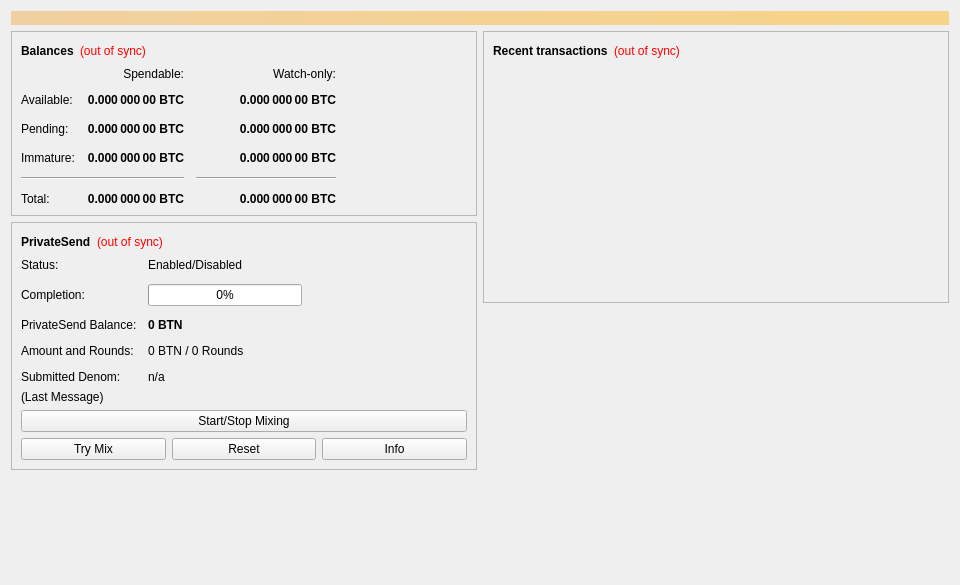
<?xml version="1.0" encoding="UTF-8"?>
<ui version="4.0">
 <class>OverviewPage</class>
 <widget class="QWidget" name="OverviewPage">
  <property name="geometry">
   <rect>
    <x>0</x>
    <y>0</y>
    <width>960</width>
    <height>585</height>
   </rect>
  </property>
  <property name="minimumSize">
   <size>
    <width>960</width>
    <height>0</height>
   </size>
  </property>
  <property name="windowTitle">
   <string>Form</string>
  </property>
  <layout class="QVBoxLayout" name="topLayout">
   <item>
    <widget class="QLabel" name="labelAlerts">
     <property name="visible">
      <bool>false</bool>
     </property>
     <property name="styleSheet">
      <string notr="true">background-color: qlineargradient(x1: 0, y1: 0, x2: 1, y2: 0, stop:0 #F0D0A0, stop:1 #F8D488); color:#000000;</string>
     </property>
     <property name="wordWrap">
      <bool>true</bool>
     </property>
     <property name="margin">
      <number>3</number>
     </property>
    </widget>
   </item>
   <item>
    <layout class="QHBoxLayout" name="horizontalLayout" stretch="1,1">
     <item>
      <layout class="QVBoxLayout" name="verticalLayout_2">
       <item>
        <widget class="QFrame" name="frame">
         <property name="frameShape">
          <enum>QFrame::StyledPanel</enum>
         </property>
         <property name="frameShadow">
          <enum>QFrame::Raised</enum>
         </property>
         <layout class="QVBoxLayout" name="verticalLayout_4">
          <item>
           <layout class="QHBoxLayout" name="horizontalLayout_4">
            <item>
             <widget class="QLabel" name="label_5">
              <property name="font">
               <font>
                <weight>75</weight>
                <bold>true</bold>
               </font>
              </property>
              <property name="text">
               <string>Balances</string>
              </property>
             </widget>
            </item>
            <item>
             <widget class="QLabel" name="labelWalletStatus">
              <property name="toolTip">
               <string>The displayed information may be out of date. Your wallet automatically synchronizes with the BitcoinNode network after a connection is established, but this process has not completed yet.</string>
              </property>
              <property name="styleSheet">
               <string notr="true">QLabel { color: red; }</string>
              </property>
              <property name="text">
               <string notr="true">(out of sync)</string>
              </property>
              <property name="alignment">
               <set>Qt::AlignLeading|Qt::AlignLeft|Qt::AlignVCenter</set>
              </property>
             </widget>
            </item>
            <item>
             <spacer name="horizontalSpacer_3">
              <property name="orientation">
               <enum>Qt::Horizontal</enum>
              </property>
              <property name="sizeHint" stdset="0">
               <size>
                <width>40</width>
                <height>20</height>
               </size>
              </property>
             </spacer>
            </item>
           </layout>
          </item>
          <item>
           <layout class="QGridLayout" name="gridLayout">
            <property name="spacing">
             <number>12</number>
            </property>
            <item row="2" column="2">
             <widget class="QLabel" name="labelWatchPending">
              <property name="font">
               <font>
                <weight>75</weight>
                <bold>true</bold>
               </font>
              </property>
              <property name="cursor">
               <cursorShape>IBeamCursor</cursorShape>
              </property>
              <property name="toolTip">
               <string>Unconfirmed transactions to watch-only addresses</string>
              </property>
              <property name="text">
               <string notr="true">0.000 000 00 BTC</string>
              </property>
              <property name="alignment">
               <set>Qt::AlignRight|Qt::AlignTrailing|Qt::AlignVCenter</set>
              </property>
              <property name="textInteractionFlags">
               <set>Qt::LinksAccessibleByMouse|Qt::TextSelectableByKeyboard|Qt::TextSelectableByMouse</set>
              </property>
             </widget>
            </item>
            <item row="2" column="1">
             <widget class="QLabel" name="labelUnconfirmed">
              <property name="font">
               <font>
                <weight>75</weight>
                <bold>true</bold>
               </font>
              </property>
              <property name="cursor">
               <cursorShape>IBeamCursor</cursorShape>
              </property>
              <property name="toolTip">
               <string>Total of transactions that have yet to be confirmed, and do not yet count toward the spendable balance</string>
              </property>
              <property name="text">
               <string notr="true">0.000 000 00 BTC</string>
              </property>
              <property name="alignment">
               <set>Qt::AlignRight|Qt::AlignTrailing|Qt::AlignVCenter</set>
              </property>
              <property name="textInteractionFlags">
               <set>Qt::LinksAccessibleByMouse|Qt::TextSelectableByKeyboard|Qt::TextSelectableByMouse</set>
              </property>
             </widget>
            </item>
            <item row="3" column="2">
             <widget class="QLabel" name="labelWatchImmature">
              <property name="font">
               <font>
                <weight>75</weight>
                <bold>true</bold>
               </font>
              </property>
              <property name="cursor">
               <cursorShape>IBeamCursor</cursorShape>
              </property>
              <property name="toolTip">
               <string>Mined balance in watch-only addresses that has not yet matured</string>
              </property>
              <property name="text">
               <string notr="true">0.000 000 00 BTC</string>
              </property>
              <property name="alignment">
               <set>Qt::AlignRight|Qt::AlignTrailing|Qt::AlignVCenter</set>
              </property>
              <property name="textInteractionFlags">
               <set>Qt::LinksAccessibleByMouse|Qt::TextSelectableByKeyboard|Qt::TextSelectableByMouse</set>
              </property>
             </widget>
            </item>
            <item row="4" column="0" colspan="2">
             <widget class="Line" name="lineSpendableBalance">
              <property name="orientation">
               <enum>Qt::Horizontal</enum>
              </property>
             </widget>
            </item>
            <item row="4" column="2">
             <widget class="Line" name="lineWatchBalance">
              <property name="sizePolicy">
               <sizepolicy hsizetype="Preferred" vsizetype="Fixed">
                <horstretch>0</horstretch>
                <verstretch>0</verstretch>
               </sizepolicy>
              </property>
              <property name="minimumSize">
               <size>
                <width>140</width>
                <height>0</height>
               </size>
              </property>
              <property name="orientation">
               <enum>Qt::Horizontal</enum>
              </property>
             </widget>
            </item>
            <item row="5" column="0">
             <widget class="QLabel" name="labelTotalText">
              <property name="text">
               <string>Total:</string>
              </property>
             </widget>
            </item>
            <item row="3" column="1">
             <widget class="QLabel" name="labelImmature">
              <property name="font">
               <font>
                <weight>75</weight>
                <bold>true</bold>
               </font>
              </property>
              <property name="cursor">
               <cursorShape>IBeamCursor</cursorShape>
              </property>
              <property name="toolTip">
               <string>Mined balance that has not yet matured</string>
              </property>
              <property name="text">
               <string notr="true">0.000 000 00 BTC</string>
              </property>
              <property name="alignment">
               <set>Qt::AlignRight|Qt::AlignTrailing|Qt::AlignVCenter</set>
              </property>
              <property name="textInteractionFlags">
               <set>Qt::LinksAccessibleByMouse|Qt::TextSelectableByKeyboard|Qt::TextSelectableByMouse</set>
              </property>
             </widget>
            </item>
            <item row="2" column="3">
             <spacer name="horizontalSpacer_2">
              <property name="orientation">
               <enum>Qt::Horizontal</enum>
              </property>
              <property name="sizeHint" stdset="0">
               <size>
                <width>40</width>
                <height>20</height>
               </size>
              </property>
             </spacer>
            </item>
            <item row="3" column="0">
             <widget class="QLabel" name="labelImmatureText">
              <property name="text">
               <string>Immature:</string>
              </property>
             </widget>
            </item>
            <item row="5" column="1">
             <widget class="QLabel" name="labelTotal">
              <property name="font">
               <font>
                <weight>75</weight>
                <bold>true</bold>
               </font>
              </property>
              <property name="cursor">
               <cursorShape>IBeamCursor</cursorShape>
              </property>
              <property name="toolTip">
               <string>Your current total balance</string>
              </property>
              <property name="text">
               <string notr="true">0.000 000 00 BTC</string>
              </property>
              <property name="alignment">
               <set>Qt::AlignRight|Qt::AlignTrailing|Qt::AlignVCenter</set>
              </property>
              <property name="textInteractionFlags">
               <set>Qt::LinksAccessibleByMouse|Qt::TextSelectableByKeyboard|Qt::TextSelectableByMouse</set>
              </property>
             </widget>
            </item>
            <item row="5" column="2">
             <widget class="QLabel" name="labelWatchTotal">
              <property name="font">
               <font>
                <weight>75</weight>
                <bold>true</bold>
               </font>
              </property>
              <property name="cursor">
               <cursorShape>IBeamCursor</cursorShape>
              </property>
              <property name="toolTip">
               <string>Current total balance in watch-only addresses</string>
              </property>
              <property name="text">
               <string notr="true">0.000 000 00 BTC</string>
              </property>
              <property name="alignment">
               <set>Qt::AlignRight|Qt::AlignTrailing|Qt::AlignVCenter</set>
              </property>
              <property name="textInteractionFlags">
               <set>Qt::LinksAccessibleByMouse|Qt::TextSelectableByKeyboard|Qt::TextSelectableByMouse</set>
              </property>
             </widget>
            </item>
            <item row="0" column="2">
             <widget class="QLabel" name="labelWatchonly">
              <property name="text">
               <string>Watch-only:</string>
              </property>
              <property name="alignment">
               <set>Qt::AlignRight|Qt::AlignTrailing|Qt::AlignVCenter</set>
              </property>
             </widget>
            </item>
            <item row="1" column="0">
             <widget class="QLabel" name="labelBalanceText">
              <property name="text">
               <string>Available:</string>
              </property>
             </widget>
            </item>
            <item row="1" column="1">
             <widget class="QLabel" name="labelBalance">
              <property name="font">
               <font>
                <weight>75</weight>
                <bold>true</bold>
               </font>
              </property>
              <property name="cursor">
               <cursorShape>IBeamCursor</cursorShape>
              </property>
              <property name="toolTip">
               <string>Your current spendable balance</string>
              </property>
              <property name="text">
               <string notr="true">0.000 000 00 BTC</string>
              </property>
              <property name="alignment">
               <set>Qt::AlignRight|Qt::AlignTrailing|Qt::AlignVCenter</set>
              </property>
              <property name="textInteractionFlags">
               <set>Qt::LinksAccessibleByMouse|Qt::TextSelectableByKeyboard|Qt::TextSelectableByMouse</set>
              </property>
             </widget>
            </item>
            <item row="1" column="2">
             <widget class="QLabel" name="labelWatchAvailable">
              <property name="font">
               <font>
                <weight>75</weight>
                <bold>true</bold>
               </font>
              </property>
              <property name="cursor">
               <cursorShape>IBeamCursor</cursorShape>
              </property>
              <property name="toolTip">
               <string>Your current balance in watch-only addresses</string>
              </property>
              <property name="text">
               <string notr="true">0.000 000 00 BTC</string>
              </property>
              <property name="alignment">
               <set>Qt::AlignRight|Qt::AlignTrailing|Qt::AlignVCenter</set>
              </property>
              <property name="textInteractionFlags">
               <set>Qt::LinksAccessibleByMouse|Qt::TextSelectableByKeyboard|Qt::TextSelectableByMouse</set>
              </property>
             </widget>
            </item>
            <item row="2" column="0">
             <widget class="QLabel" name="labelPendingText">
              <property name="text">
               <string>Pending:</string>
              </property>
             </widget>
            </item>
            <item row="0" column="1">
             <widget class="QLabel" name="labelSpendable">
              <property name="text">
               <string>Spendable:</string>
              </property>
              <property name="alignment">
               <set>Qt::AlignRight|Qt::AlignTrailing|Qt::AlignVCenter</set>
              </property>
             </widget>
            </item>
           </layout>
          </item>
         </layout>
        </widget>
       </item>
       <item>
        <widget class="QFrame" name="framePrivateSend">
         <property name="layoutDirection">
          <enum>Qt::LeftToRight</enum>
         </property>
         <property name="frameShape">
          <enum>QFrame::StyledPanel</enum>
         </property>
         <property name="frameShadow">
          <enum>QFrame::Raised</enum>
         </property>
         <layout class="QVBoxLayout" name="VerticalLayout_PS1">
          <item>
           <layout class="QHBoxLayout" name="horizontalLayout_5">
            <item>
             <widget class="QLabel" name="labelPrivateSendHeader">
              <property name="font">
               <font>
                <weight>75</weight>
                <bold>true</bold>
               </font>
              </property>
              <property name="text">
               <string>PrivateSend</string>
              </property>
             </widget>
            </item>
            <item>
             <widget class="QLabel" name="labelPrivateSendSyncStatus">
              <property name="toolTip">
               <string>The displayed information may be out of date. Your wallet automatically synchronizes with the BitcoinNode network after a connection is established, but this process has not completed yet.</string>
              </property>
              <property name="styleSheet">
               <string notr="true">QLabel { color: red; }</string>
              </property>
              <property name="text">
               <string notr="true">(out of sync)</string>
              </property>
              <property name="alignment">
               <set>Qt::AlignLeading|Qt::AlignLeft|Qt::AlignVCenter</set>
              </property>
             </widget>
            </item>
            <item>
             <spacer name="horizontalSpacer_4">
              <property name="orientation">
               <enum>Qt::Horizontal</enum>
              </property>
              <property name="sizeHint" stdset="0">
               <size>
                <width>40</width>
                <height>20</height>
               </size>
              </property>
             </spacer>
            </item>
           </layout>
          </item>
          <item>
           <layout class="QFormLayout" name="privateSendFormLayout">
            <property name="fieldGrowthPolicy">
             <enum>QFormLayout::AllNonFixedFieldsGrow</enum>
            </property>
            <property name="horizontalSpacing">
             <number>11</number>
            </property>
            <property name="verticalSpacing">
             <number>12</number>
            </property>
            <item row="0" column="0">
             <widget class="QLabel" name="labelPrivateSendEnabledText">
              <property name="text">
               <string>Status:</string>
              </property>
             </widget>
            </item>
            <item row="0" column="1">
             <widget class="QLabel" name="labelPrivateSendEnabled">
              <property name="text">
               <string>Enabled/Disabled</string>
              </property>
             </widget>
            </item>
            <item row="1" column="0">
             <widget class="QLabel" name="labelCompletitionText">
              <property name="text">
               <string>Completion:</string>
              </property>
             </widget>
            </item>
            <item row="1" column="1">
             <widget class="QProgressBar" name="privateSendProgress">
              <property name="maximumSize">
               <size>
                <width>154</width>
                <height>16777215</height>
               </size>
              </property>
              <property name="value">
               <number>0</number>
              </property>
             </widget>
            </item>
            <item row="2" column="0">
             <widget class="QLabel" name="labelAnonymizedText">
              <property name="text">
               <string>PrivateSend Balance:</string>
              </property>
             </widget>
            </item>
            <item row="2" column="1">
             <widget class="QLabel" name="labelAnonymized">
              <property name="font">
               <font>
                <weight>75</weight>
                <bold>true</bold>
               </font>
              </property>
              <property name="text">
               <string notr="true">0 BTN</string>
              </property>
             </widget>
            </item>
            <item row="3" column="0">
             <widget class="QLabel" name="labelAmountAndRoundsText">
              <property name="text">
               <string>Amount and Rounds:</string>
              </property>
             </widget>
            </item>
            <item row="3" column="1">
             <widget class="QLabel" name="labelAmountRounds">
              <property name="text">
               <string>0 BTN / 0 Rounds</string>
              </property>
             </widget>
            </item>
            <item row="4" column="0">
             <widget class="QLabel" name="labelSubmittedDenomText">
              <property name="text">
               <string>Submitted Denom:</string>
              </property>
             </widget>
            </item>
            <item row="4" column="1">
             <widget class="QLabel" name="labelSubmittedDenom">
              <property name="toolTip">
               <string>The denominations you submitted to the Masternode.&lt;br&gt;To mix, other users must submit the exact same denominations.</string>
              </property>
              <property name="text">
               <string>n/a</string>
              </property>
             </widget>
            </item>
           </layout>
          </item>
          <item>
           <layout class="QVBoxLayout" name="VerticalLayout_PS">
            <item>
             <widget class="QLabel" name="labelPrivateSendLastMessage">
              <property name="text">
               <string>(Last Message)</string>
              </property>
              <property name="alignment">
               <set>Qt::AlignLeading|Qt::AlignLeft|Qt::AlignTop</set>
              </property>
              <property name="wordWrap">
               <bool>true</bool>
              </property>
             </widget>
            </item>
            <item>
             <widget class="QPushButton" name="togglePrivateSend">
              <property name="sizePolicy">
               <sizepolicy hsizetype="MinimumExpanding" vsizetype="Fixed">
                <horstretch>0</horstretch>
                <verstretch>0</verstretch>
               </sizepolicy>
              </property>
              <property name="text">
               <string>Start/Stop Mixing</string>
              </property>
             </widget>
            </item>
            <item>
             <layout class="QHBoxLayout" name="horizontalLayout_debugbuttons">
              <item>
               <widget class="QPushButton" name="privateSendAuto">
                <property name="sizePolicy">
                 <sizepolicy hsizetype="MinimumExpanding" vsizetype="Fixed">
                  <horstretch>0</horstretch>
                  <verstretch>0</verstretch>
                 </sizepolicy>
                </property>
                <property name="toolTip">
                 <string>Try to manually submit a PrivateSend request.</string>
                </property>
                <property name="text">
                 <string>Try Mix</string>
                </property>
               </widget>
              </item>
              <item>
               <widget class="QPushButton" name="privateSendReset">
                <property name="sizePolicy">
                 <sizepolicy hsizetype="MinimumExpanding" vsizetype="Fixed">
                  <horstretch>0</horstretch>
                  <verstretch>0</verstretch>
                 </sizepolicy>
                </property>
                <property name="toolTip">
                 <string>Reset the current status of PrivateSend (can interrupt PrivateSend if it's in the process of Mixing, which can cost you money!)</string>
                </property>
                <property name="autoFillBackground">
                 <bool>false</bool>
                </property>
                <property name="text">
                 <string>Reset</string>
                </property>
               </widget>
              </item>
              <item>
               <widget class="QPushButton" name="privateSendInfo">
                <property name="sizePolicy">
                 <sizepolicy hsizetype="MinimumExpanding" vsizetype="Fixed">
                  <horstretch>0</horstretch>
                  <verstretch>0</verstretch>
                 </sizepolicy>
                </property>
                <property name="toolTip">
                 <string>Information about PrivateSend and Mixing</string>
                </property>
                <property name="text">
                 <string>Info</string>
                </property>
               </widget>
              </item>
             </layout>
            </item>
           </layout>
          </item>
         </layout>
        </widget>
       </item>
       <item>
        <spacer name="verticalSpacer">
         <property name="orientation">
          <enum>Qt::Vertical</enum>
         </property>
         <property name="sizeHint" stdset="0">
          <size>
           <width>20</width>
           <height>40</height>
          </size>
         </property>
        </spacer>
       </item>
      </layout>
     </item>
     <item>
      <layout class="QVBoxLayout" name="verticalLayout_3">
       <item>
        <widget class="QFrame" name="frame_2">
         <property name="frameShape">
          <enum>QFrame::StyledPanel</enum>
         </property>
         <property name="frameShadow">
          <enum>QFrame::Raised</enum>
         </property>
         <layout class="QVBoxLayout" name="verticalLayout">
          <item>
           <layout class="QHBoxLayout" name="horizontalLayout_2">
            <item>
             <widget class="QLabel" name="label_4">
              <property name="font">
               <font>
                <weight>75</weight>
                <bold>true</bold>
               </font>
              </property>
              <property name="text">
               <string>Recent transactions</string>
              </property>
             </widget>
            </item>
            <item>
             <widget class="QLabel" name="labelTransactionsStatus">
              <property name="toolTip">
               <string>The displayed information may be out of date. Your wallet automatically synchronizes with the BitcoinNode network after a connection is established, but this process has not completed yet.</string>
              </property>
              <property name="styleSheet">
               <string notr="true">QLabel { color: red; }</string>
              </property>
              <property name="text">
               <string notr="true">(out of sync)</string>
              </property>
              <property name="alignment">
               <set>Qt::AlignLeading|Qt::AlignLeft|Qt::AlignVCenter</set>
              </property>
             </widget>
            </item>
            <item>
             <spacer name="horizontalSpacer">
              <property name="orientation">
               <enum>Qt::Horizontal</enum>
              </property>
              <property name="sizeHint" stdset="0">
               <size>
                <width>40</width>
                <height>20</height>
               </size>
              </property>
             </spacer>
            </item>
           </layout>
          </item>
          <item>
           <widget class="QListView" name="listTransactions">
            <property name="styleSheet">
             <string notr="true">QListView { background: transparent; }</string>
            </property>
            <property name="frameShape">
             <enum>QFrame::NoFrame</enum>
            </property>
            <property name="verticalScrollBarPolicy">
             <enum>Qt::ScrollBarAlwaysOff</enum>
            </property>
            <property name="horizontalScrollBarPolicy">
             <enum>Qt::ScrollBarAlwaysOff</enum>
            </property>
            <property name="selectionMode">
             <enum>QAbstractItemView::NoSelection</enum>
            </property>
           </widget>
          </item>
         </layout>
        </widget>
       </item>
       <item>
        <spacer name="verticalSpacer_2">
         <property name="orientation">
          <enum>Qt::Vertical</enum>
         </property>
         <property name="sizeHint" stdset="0">
          <size>
           <width>20</width>
           <height>40</height>
          </size>
         </property>
        </spacer>
       </item>
      </layout>
     </item>
    </layout>
   </item>
  </layout>
 </widget>
 <resources/>
 <connections/>
</ui>
